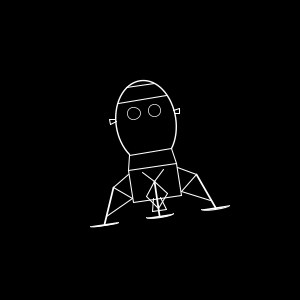
Frame 1 (no input)
Frame 60 (the mouse pressed at the canvas centre just before this capture): identical to frame 1, image omitted
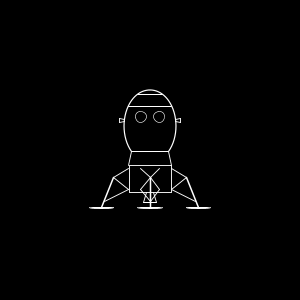
Frame 120 (the mouse held since frame 60 and released just before this capture)

The Processing sketch that drew these frames (run headless with seeded random() and noise(); from frame 60 on, the mouse is pressed at the canvas centre):

// Processing sketch: processing_10760
// ── processing_10760.pde

	void setup() {
		size(300, 300);
		background(color(0));
		stroke(color(255));
		smooth();
		
	}

	
	void draw() {
		float scale = 0.6f - (mouseY-height/2)*0.2f/height;
		float rot = (mouseX-width/2)*0.3f/width;
		
		background(0);
		paintLunarLander(width/2,height/2,scale,rot);
	}


	private void paintLunarLander(int x, int y, float scale, float rot) {
		pushMatrix();
		translate(x, y);
		scale(scale);
		rotate(rot);
		
		strokeWeight(2);
		noFill();
		arc(0,-40,85,120,-PI*1.25f, PI*0.25f);

		strokeWeight(1);
		ellipse(15,-55,18,18);
		ellipse(-15,-55,18,18);

		strokeWeight(1.5f);
		line(-35,25,-30,3);
		line(35,25,30,3);
		line(-30,3,30,3);
		rect(-35,25,70,45);
		line(-5,70,-10,87);
		line(5,70,10,87);
		line(-10,87,10,87);
		
		line(-20,-93,20,-93);
		line(-35,-73,35,-73);
		
		line(42,-50,50,-52);
		line(42,-47,50,-45);
		line(50,-52,50,-45);
		line(-42,-50,-50,-52);
		line(-42,-47,-50,-45);
		line(-50,-52,-50,-45);
		
		
		fill(color(255));
		arc(-80,95,40, 5, 0, PI);
		arc(0,95,40, 5, 0, PI);
		arc(80,95,40, 5, 0, PI);
		strokeWeight(2.5f);
		line(-80,95,-60,45);
		line(0,95,0,45);
		line(80,95,60,45);
		strokeWeight(1.5f);
		line(-60,45,-35,30);
		line(-60,45,-35,65);
		line(-75,85,-35,65);
		line(0,45,-15,30);
		line(0,45,15,30);
		line(0,45,15,65);
		line(0,45,-15,65);
		line(0,85,15,65);
		line(0,85,-15,65);
		line(60,45,35,30);
		line(60,45,35,65);
		line(75,85,35,65);
		
		popMatrix();
	}
